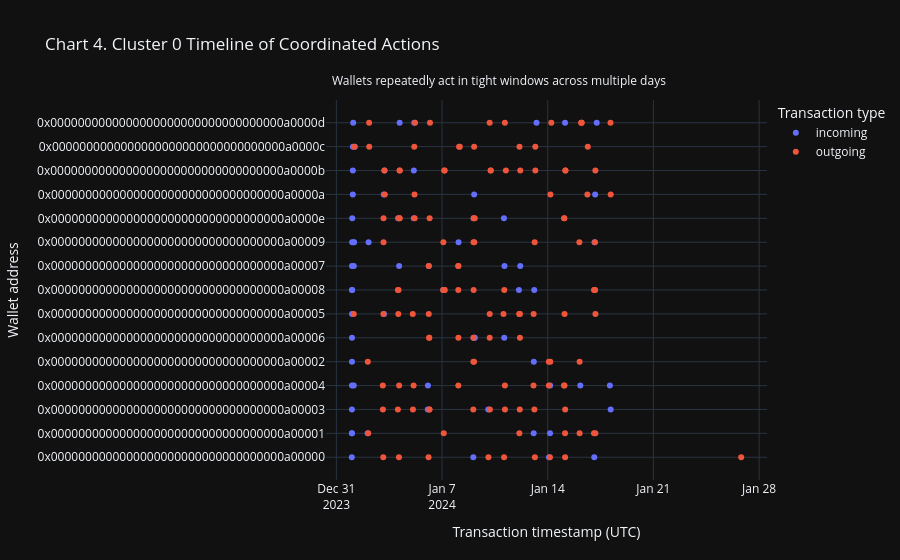

The code cell stored with this chart in its notebook:
### Code cell
cluster_tx = tx[tx['address'].isin(cluster_addresses)].copy()
cluster_tx['datetime'] = pd.to_datetime(cluster_tx['timestamp'], unit='s', utc=True)

cluster_tx['tx_type'] = np.select(
    [
        cluster_tx['from_addr'] == cluster_tx['address'],
        cluster_tx['to_addr'] == cluster_tx['address'],
    ],
    ['outgoing', 'incoming'],
    default='other',
)

fig4 = px.scatter(
    cluster_tx.sort_values('datetime'),
    x='datetime',
    y='address',
    color='tx_type',
    title=f'Chart 4. Cluster {largest_cluster} Timeline of Coordinated Actions',
    labels={
        'datetime': 'Transaction timestamp (UTC)',
        'address': 'Wallet address',
        'tx_type': 'Transaction type',
    },
    template='plotly_dark',
)
fig4.add_annotation(
    text='Wallets repeatedly act in tight windows across multiple days',
    x=0.01,
    y=1.08,
    xref='paper',
    yref='paper',
    showarrow=False,
)
render_chart(fig4, 'chart_04_cluster_timeline.png')
